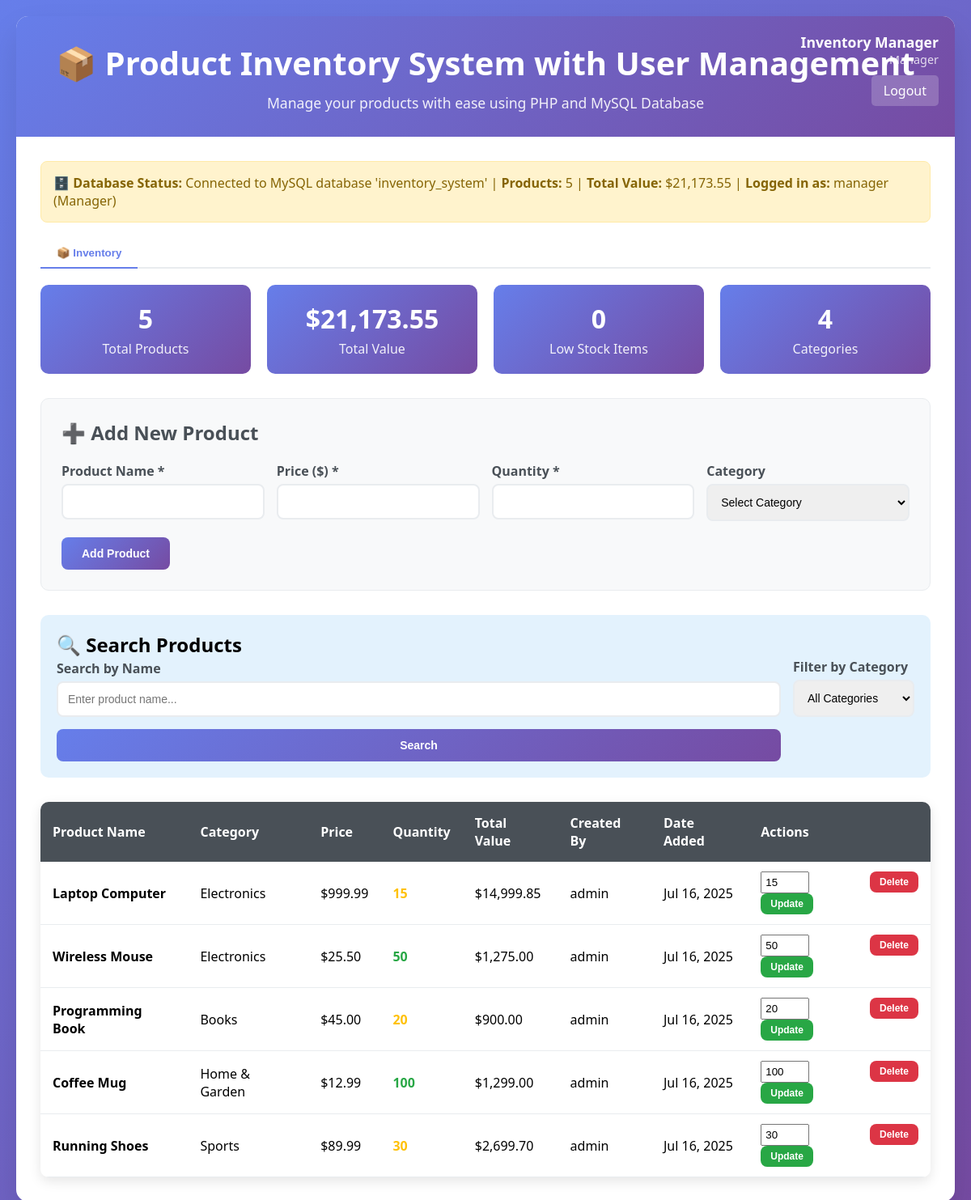
The app's page /Act12/index.php (signed in) with its own data.
### tables this page shows
CREATE TABLE `products` (
  `id` varchar(32) NOT NULL,
  `name` varchar(255) NOT NULL,
  `price` decimal(10,2) NOT NULL,
  `quantity` int(11) NOT NULL DEFAULT 0,
  `category` varchar(100) DEFAULT NULL,
  `created_by` int(11) DEFAULT NULL,
  `updated_by` int(11) DEFAULT NULL,
  `date_added` timestamp NOT NULL DEFAULT current_timestamp(),
  `last_updated` timestamp NOT NULL DEFAULT current_timestamp() ON UPDATE current_timestamp()
);

CREATE TABLE `users` (
  `id` int(11) NOT NULL,
  `username` varchar(50) NOT NULL,
  `email` varchar(100) NOT NULL,
  `password_hash` varchar(255) NOT NULL,
  `full_name` varchar(100) NOT NULL,
  `role` enum('admin','manager','user') DEFAULT 'user',
  `is_active` tinyint(1) DEFAULT 1,
  `created_at` timestamp NOT NULL DEFAULT current_timestamp(),
  `last_login` timestamp NULL DEFAULT NULL
);

### Act12/index.php (the view, shortened to what the rows shown need)
<?php
$host = 'localhost';
$dbname = 'inventory_system';
$username = 'root';
$password = '';
$charset = 'utf8mb4';
try {
    $dsn = "mysql:host=$host;dbname=$dbname;charset=$charset";
    $pdo = new PDO($dsn, $username, $password, [
        PDO::ATTR_ERRMODE => PDO::ERRMODE_EXCEPTION,
        PDO::ATTR_DEFAULT_FETCH_MODE => PDO::FETCH_ASSOC,
        PDO::ATTR_EMULATE_PREPARES => false,
    ]);
} catch (PDOException $e) {
    if (strpos($e->getMessage(), 'Unknown database') !== false) {
        ?>
        <!DOCTYPE html>
        <html lang="en">
        <head>
            <meta charset="UTF-8">
            <meta name="viewport" content="width=device-width, initial-scale=1.0">
            <title>Database Setup Required - Product Inventory System</title>
            <style>
                * {
                    margin: 0;
                    padding: 0;
                    box-sizing: border-box;
                }
                body {
                    font-family: 'Segoe UI', Tahoma, Geneva, Verdana, sans-serif;
                    background: linear-gradient(135deg, #667eea 0%, #764ba2 100%);
                    min-height: 100vh;
                    padding: 20px;
                    display: flex;
                    align-items: center;
                    justify-content: center;
                }
                .setup-container {
                    max-width: 800px;
                    background: white;
                    border-radius: 15px;
                    box-shadow: 0 20px 40px rgba(0,0,0,0.1);
                    overflow: hidden;
                }
                .header {
                    background: linear-gradient(135deg, #667eea 0%, #764ba2 100%);
                    color: white;
                    padding: 30px;
                    text-align: center;
                }
                .header h1 {
                    font-size: 2.5em;
                    margin-bottom: 10px;
                }
                .content {
                    padding: 30px;
                }
                .alert {
                    background: #fff3cd;
                    border: 1px solid #ffeaa7;
                    color: #856404;
                    padding: 20px;
                    border-radius: 8px;
                    margin-bottom: 20px;
                }
                .setup-steps {
                    background: #f8f9fa;
                    padding: 25px;
                    border-radius: 10px;
                    margin-bottom: 20px;
                }
                .setup-steps h3 {
                    color: #495057;
                    margin-bottom: 15px;
                }
                .setup-steps ol {
                    padding-left: 20px;
                }
                .setup-steps li {
                    margin-bottom: 10px;
                    line-height: 1.6;
                }
                .code-block {
                    background: #2d3748;
                    color: #e2e8f0;
                    padding: 15px;
                    border-radius: 8px;
                    font-family: 'Courier New', monospace;
                    font-size: 14px;
                    margin: 10px 0;
                    overflow-x: auto;
                }
                .btn {
                    background: linear-gradient(135deg, #667eea 0%, #764ba2 100%);
                    color: white;
                    padding: 12px 25px;
                    border: none;
                    border-radius: 8px;
                    cursor: pointer;
                    font-size: 14px;
                    font-weight: 600;
                    text-decoration: none;
                    display: inline-block;
                    margin: 5px;
                    transition: transform 0.2s ease;
                }
                .btn:hover {
                    transform: translateY(-2px);
                }
                .btn-secondary {
                    background: #6c757d;
                }
                .file-info {
                    background: #e3f2fd;
                    border: 1px solid #bbdefb;
                    color: #1565c0;
                    padding: 15px;
                    border-radius: 8px;
                    margin: 15px 0;
                }
            </style>
        </head>
        <body>
            <div class="setup-container">
                <div class="header">
                    <h1>🗄️ Database Setup Required</h1>
                    <p>Product Inventory System with User Management</p>
                </div>
                <div class="content">
                    <div class="alert">
                        <strong>⚠️ Database Not Found:</strong> The database 'inventory_system' does not exist.
                        Please follow the setup instructions below to create the required database and tables.
                    </div>
                    <div class="setup-steps">
                        <h3>📋 Setup Instructions</h3>
                        <ol>
                            <li><strong>Start XAMPP/WAMP:</strong> Make sure MySQL service is running</li>
                            <li><strong>Open phpMyAdmin:</strong> Go to <code>http://localhost/phpmyadmin</code></li>
                            <li><strong>Login:</strong> Use username: <code>root</code>, password: (leave empty)</li>
                            <li><strong>Create Database:</strong> Click "New" and create database named <code>inventory_system</code></li>
                            <li><strong>Import SQL File:</strong> Select the database, go to "Import" tab, and upload <code>database_setup.sql</code></li>
                            <li><strong>Verify Setup:</strong> You should see "products" and "users" tables created</li>
                        </ol>
                    </div>
                    <div class="file-info">
                        <strong>📄 SQL File Location:</strong> <code>Act12/database_setup.sql</code><br>
                        <strong>🔐 Default Login:</strong> admin / admin123
                    </div>
                    <div style="text-align: center; margin-top: 30px;">
                        <a href="index.php" class="btn">🔄 Refresh Page</a>
                        <a href="database_setup.sql" class="btn btn-secondary" download>📥 Download SQL File</a>
                    </div>
                </div>
            </div>
        </body>
        </html>
        <?php
        exit;
    } else {
        die("Database connection failed: " . $e->getMessage() . "<br><br>
        <strong>Setup Instructions:</strong><br>
        1. Make sure XAMPP/WAMP MySQL service is running<br>
        2. Check if username and password are correct<br>
        3. Verify MySQL is accessible on localhost");
    }
}
function handleLogin($pdo) {
    return '';
}
function getAllProducts($pdo) {
    $stmt = $pdo->query("SELECT p.*, u.username as created_by_name FROM products p LEFT JOIN users u ON p.created_by = u.id ORDER BY p.date_added DESC");
    return $stmt->fetchAll();
}
function getStatistics($pdo) {
    $stats = [];
    $stmt = $pdo->query("SELECT COUNT(*) as total FROM products");
    $stats['totalProducts'] = $stmt->fetch()['total'];
    $stmt = $pdo->query("SELECT SUM(price * quantity) as total_value FROM products");
    $result = $stmt->fetch();
    $stats['totalValue'] = $result['total_value'] ?: 0;
    $stmt = $pdo->query("SELECT COUNT(*) as low_stock FROM products WHERE quantity < 10");
    $stats['lowStock'] = $stmt->fetch()['low_stock'];
    $stmt = $pdo->query("SELECT COUNT(DISTINCT category) as categories FROM products WHERE category IS NOT NULL AND category != ''");
    $stats['categories'] = $stmt->fetch()['categories'];
    return $stats;
}
$login_error = handleLogin($pdo);
$is_logged_in = isset($_SESSION['user_id']);
if ($is_logged_in) {
    $searchTerm = isset($_GET['search']) ? trim($_GET['search']) : '';
    $searchCategory = isset($_GET['category']) ? trim($_GET['category']) : '';
    if (!empty($searchTerm) || !empty($searchCategory)) {
        $inventory = searchProducts($pdo, $searchTerm, $searchCategory);
    } else {
        $inventory = getAllProducts($pdo);
    }
    $stats = getStatistics($pdo);
}
?>
<!DOCTYPE html>
<html lang="en">
<head>
</head>
<body>
    <?php if (!$is_logged_in): ?>
        <div class="login-container">
            <h2>🔐 Login to Inventory System</h2>
            <?php if ($login_error): ?><div class="error"><?php echo $login_error; ?></div><?php endif; ?>
            <form method="POST">
                <div class="form-group">
                    <label for="username">Username</label>
                    <input type="text" id="username" name="username" required>
                </div>
                <div class="form-group">
                    <label for="password">Password</label>
                    <input type="password" id="password" name="password" required>
                </div>
                <button type="submit" name="login" class="btn">Login</button>
            </form>
            <div style="margin-top: 20px; text-align: center; color: #6c757d; font-size: 14px;">
                <p><strong>Default Login Credentials:</strong></p>
                <p>Admin: admin / admin123</p>
                <p>Manager: manager / admin123</p>
                <p>User: user / admin123</p>
            </div>
        </div>
    <?php else: ?>
        <div class="container">
            <div class="header">
                <h1>📦 Product Inventory System with User Management</h1>
            </div>
            <div class="content">
                <div id="inventory-tab" class="tab-content active">
                    <div class="form-section">
                        <h2>➕ Add New Product</h2>
                    </div>
                    <div class="search-section">
                        <h2>🔍 Search Products</h2>
                    </div>
                    <div class="table-container">
                        <table class="inventory-table">
                            <thead>
                                <tr>
                                    <th>Product Name</th>
                                    <th>Category</th>
                                    <th>Price</th>
                                    <th>Quantity</th>
                                    <th>Total Value</th>
                                    <th>Created By</th>
                                    <th>Date Added</th>
                                    <th>Actions</th>
                                </tr>
                            </thead>
                            <tbody>
                                <?php if (empty($inventory)): ?>
                                    <tr>
                                        <td colspan="8" style="text-align: center; padding: 30px; color: #6c757d;">
                                            <?php
                                            $totalProducts = $stats['totalProducts'];
                                            echo $totalProducts == 0 ? 'No products in inventory. Add your first product above!' : 'No products match your search criteria.';
                                            ?>
                                        </td>
                                    </tr>
                                <?php else: ?>
                                    <?php foreach ($inventory as $product): ?>
                                        <tr>
                                            <td><strong><?php echo htmlspecialchars($product['name']); ?></strong></td>
                                            <td><?php echo htmlspecialchars($product['category']); ?></td>
                                            <td>$<?php echo number_format($product['price'], 2); ?></td>
                                            <td>
                                                <span class="<?php
                                                    echo $product['quantity'] < 10 ? 'stock-low' :
                                                        ($product['quantity'] < 50 ? 'stock-medium' : 'stock-high');
                                                ?>">
                                                    <?php echo $product['quantity']; ?>
                                                </span>
                                            </td>
                                            <td>$<?php echo number_format($product['price'] * $product['quantity'], 2); ?></td>
                                            <td><?php echo htmlspecialchars($product['created_by_name'] ?? 'Unknown'); ?></td>
                                            <td><?php echo date('M j, Y', strtotime($product['date_added'])); ?></td>
                                            <td>
                                                <div class="action-buttons">
                                                    <form method="POST" style="display: inline;">
                                                        <input type="number" name="quantity" value="<?php echo $product['quantity']; ?>" min="0" style="width: 60px; padding: 4px; margin-right: 5px;">
                                                        <button type="submit" class="btn btn-small btn-success">Update</button>
                                                    </form>
                                                    <form method="POST" style="display: inline;" onsubmit="return confirm('Are you sure you want to delete this product?')">
                                                        <button type="submit" class="btn btn-small btn-danger">Delete</button>
                                                    </form>
                                                </div>
                                            </td>
                                        </tr>
                                    <?php endforeach; ?>
                                <?php endif; ?>
                            </tbody>
                        </table>
                    </div>
                </div>
            </div>
        </div>
    <?php endif; ?>
</body>
</html>

### records on screen
products: name "Laptop Computer", category "Electronics", price "999.99", quantity "15", $product['price'] * $product['quantity'] "14,999.85", created_by.username "admin", date_added "Jul 16, 2025"
products: name "Wireless Mouse", category "Electronics", price "25.50", quantity "50", $product['price'] * $product['quantity'] "1,275.00", created_by.username "admin", date_added "Jul 16, 2025"
products: name "Programming Book", category "Books", price "45.00", quantity "20", $product['price'] * $product['quantity'] "900.00", created_by.username "admin", date_added "Jul 16, 2025"
products: name "Coffee Mug", category "Home & Garden", price "12.99", quantity "100", $product['price'] * $product['quantity'] "1,299.00", created_by.username "admin", date_added "Jul 16, 2025"
products: name "Running Shoes", category "Sports", price "89.99", quantity "30", $product['price'] * $product['quantity'] "2,699.70", created_by.username "admin", date_added "Jul 16, 2025"

### other values on screen
$_SESSION['full_name'] "Inventory Manager"
$_SESSION['role'] "Manager"
$stats['totalProducts'] "5"
$stats['totalValue'] "21,173.55"
$_SESSION['username'] "manager"
$stats['lowStock'] "0"
$stats['categories'] "4"
